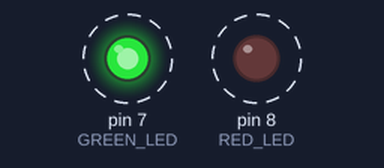
A sketch run on a simulated Arduino Uno, built with avr-gcc and run on an emulated ATmega328P. On the bench: output pins drawn as LEDs (lit = HIGH). Dashed ring = blinking.

Above: at 0.2 s.
Timing chart, 0 to 3.0 s (numbered marks = the images above):
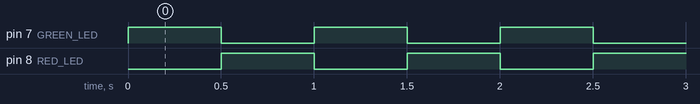

Measured:
- by itself, pin 7 (GREEN_LED), pin 8 (RED_LED): alternates HIGH for 0.50 s and LOW for 0.50 s

The sketch:

led_pin_test.ino
```cpp
/*
  Minimal LED pin test -- isolates whether D7/D8 and the LEDs work at
  all, independent of the rockfall_detector sketch's sensor and alert
  logic. Own folder, so it won't compile alongside any other sketch.

  Upload this alone. Green and red should alternate every 500ms,
  forever, starting the instant it boots -- no sensor, no calibration,
  no conditions to wait for.
*/

const int GREEN_LED = 7;
const int RED_LED = 8;

void setup() {
  pinMode(GREEN_LED, OUTPUT);
  pinMode(RED_LED, OUTPUT);
}

void loop() {
  digitalWrite(GREEN_LED, HIGH);
  digitalWrite(RED_LED, LOW);
  delay(500);
  digitalWrite(GREEN_LED, LOW);
  digitalWrite(RED_LED, HIGH);
  delay(500);
}
```
